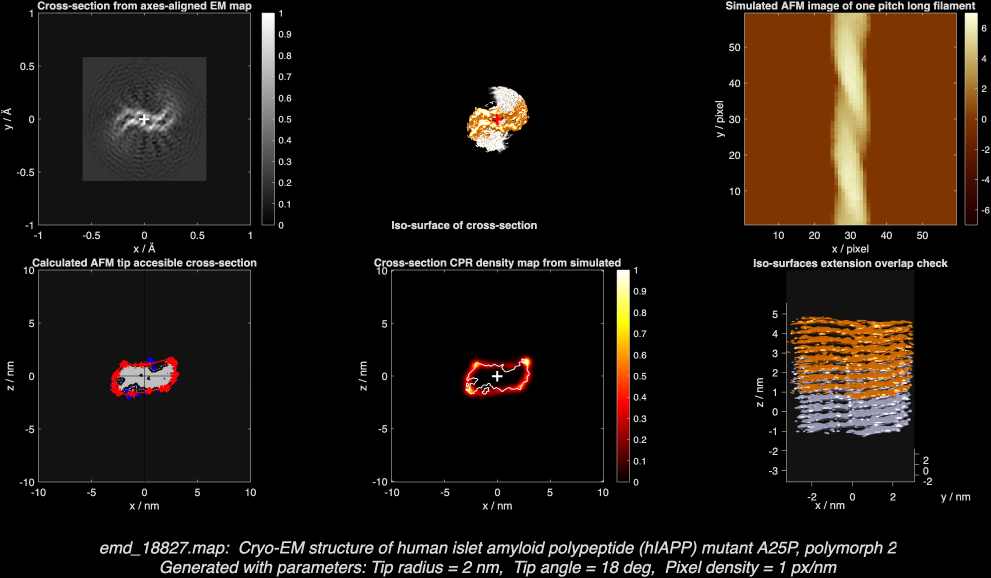
#> input picture data/multipanel_figures/emd_18827.png, 1982 x 1156 px, found by its file name (shown at 1/2 size)
$ python manual_crop.py emd_18827.png
#> lines starting #> are read from the running program, lines starting #| are printed output that depends on the picture
"""
Step 1b: Manually crop a chosen panel from a Trace_y multi-panel figure.

Use this when 01_crop_panels.py fails to detect a panel (e.g. middle panels).
The crop is defined as proportions of the image (left, top, right, bottom),
so it works for figures of any resolution.

Usage (from the repo root):
    python scripts/02_manual_crop.py emd_18827.png
    python scripts/02_manual_crop.py emd_18827.png --panel middle
    python scripts/02_manual_crop.py emd_18827.png --ratio 0.46 0.51 0.53 0.7
    python scripts/02_manual_crop.py path/to/figure.png --output-dir my_output

If the image path is not found as given, it is looked up in
data/multipanel_figures/.

Output: output/cropped_panels/emd_<id>.png
        (same folder and naming as 01_crop_panels.py, so a manual crop replaces
        a failed or unwanted automatic crop and is included in the collage)
"""

import argparse
import re
from pathlib import Path

from PIL import Image, ImageDraw, ImageFont

# -----------------------------
# PATH SETUP (relative to repo root)
# -----------------------------
REPO_ROOT = Path(__file__).resolve().parents[1]
DEFAULT_INPUT_DIR = REPO_ROOT / "data" / "multipanel_figures"
DEFAULT_OUTPUT_DIR = REPO_ROOT / "output" / "cropped_panels"

TARGET_SIZE = (400, 400)
FONT_SIZE = 18
FONT_CANDIDATES = ["Arial.ttf", "arial.ttf", "DejaVuSans.ttf"]

# Crop boxes as fractions of the image: (left, top, right, bottom)
PANEL_PRESETS = {
    "left": (0.12, 0.13, 0.17, 0.28),
    "middle": (0.46, 0.51, 0.53, 0.70),
    "right": (0.82, 0.10, 0.90, 0.30),
}
MARGIN = 0.03  # 3% buffer added around the crop box


def load_font(size=FONT_SIZE):
    """Try common fonts on macOS/Windows/Linux, fall back to Pillow's default."""
    for name in FONT_CANDIDATES:
        try:
            return ImageFont.truetype(name, size)
        except OSError:
            continue
    return ImageFont.load_default()


def resolve_image_path(image_arg, input_dir):
#> in main, img is the input picture: PIL image 1982x1156 RGB; mean R, G, B 29.3, 21.7, 15.7
#| Processing emd_18827.png, size: (1982, 1156), crop ratio: (0.82, 0.1, 0.9, 0.3)
    path = Path(image_arg)
    if path.exists():
        return path
    candidate = input_dir / image_arg
    if candidate.exists():
        return candidate
    raise SystemExit(f"Image not found: {image_arg} (also looked in {input_dir})")


def crop_panel(img, ratio, margin=MARGIN):
#> called with ratio = (0.82, 0.1, 0.9, 0.3), margin = 0.03
    width, height = img.size
#> width = 1982; height = 1156
    left = max(0, int((ratio[0] - margin) * width))
#> left = 1565
    top = max(0, int((ratio[1] - margin) * height))
#> top = 80
    right = min(width, int((ratio[2] + margin) * width))
#> right = 1843
    bottom = min(height, int((ratio[3] + margin) * height))
#> bottom = 381
    return img.crop((left, top, right, bottom))
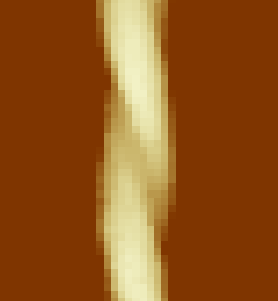
#> returned value: PIL image 278x301 RGB; mean R, G, B 146.1, 85, 28.9


def main():
    parser = argparse.ArgumentParser(description=__doc__,
                                     formatter_class=argparse.RawDescriptionHelpFormatter)
    parser.add_argument("image", help="Multi-panel figure (path, or filename in the input dir)")
    group = parser.add_mutually_exclusive_group()
    group.add_argument("--panel", choices=PANEL_PRESETS, default="right",
                       help="Preset crop box (default: right)")
    group.add_argument("--ratio", type=float, nargs=4,
                       metavar=("LEFT", "TOP", "RIGHT", "BOTTOM"),
                       help="Custom crop box as fractions of the image, e.g. 0.46 0.51 0.53 0.7")
    parser.add_argument("--input-dir", type=Path, default=DEFAULT_INPUT_DIR)
    parser.add_argument("--output-dir", type=Path, default=DEFAULT_OUTPUT_DIR)
    parser.add_argument("--show", action="store_true", help="Open the result when finished")
    args = parser.parse_args()

    ratio = tuple(args.ratio) if args.ratio else PANEL_PRESETS[args.panel]
    image_path = resolve_image_path(args.image, args.input_dir)
    args.output_dir.mkdir(parents=True, exist_ok=True)

    img = Image.open(image_path)
    print(f"Processing {image_path}, size: {img.size}, crop ratio: {ratio}")

    cropped_img = crop_panel(img, ratio).resize(TARGET_SIZE)
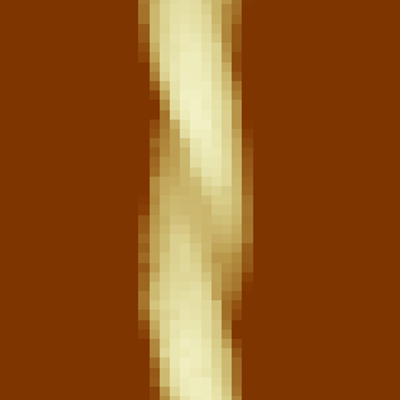
#> cropped_img: PIL image 400x400 RGB; mean R, G, B 146.1, 85, 28.9

    # Extract EMD number from filename
    match = re.search(r"(\d+)", image_path.name)
    emdb_number = match.group(1) if match else "Unknown"

    # Add label
    draw = ImageDraw.Draw(cropped_img)
    draw.text((10, 10), f"EMD-{emdb_number}", fill="white", font=load_font())

    save_path = args.output_dir / f"emd_{emdb_number}.png"
    cropped_img.save(save_path)
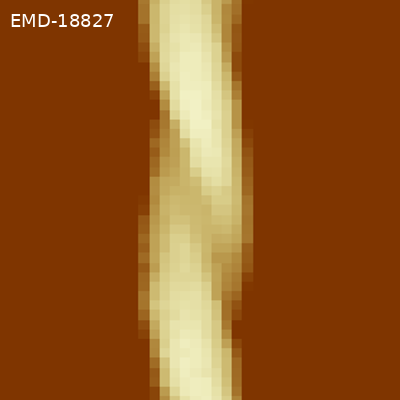
#> saved as emd_18827.png: PIL image 400x400 RGB; mean R, G, B 146.4, 85.6, 29.6
    print(f"Saved cropped image to {save_path}")

    if args.show:
        cropped_img.show()


if __name__ == "__main__":
    main()

$ run again, with data/multipanel_figures/emd_10670.png copied over data/multipanel_figures/emd_18827.png
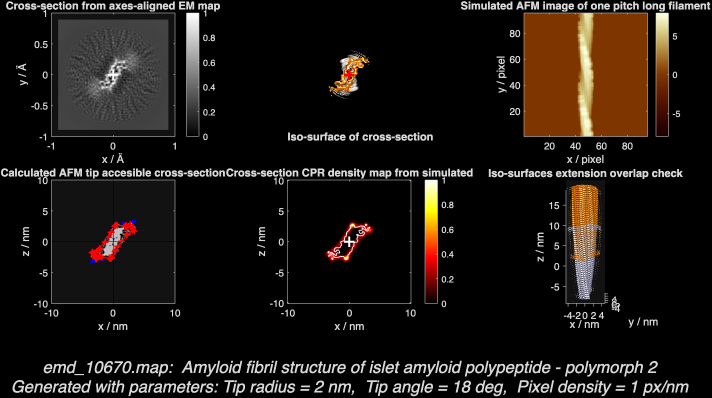
#> input picture data/multipanel_figures/emd_10670.png, 1423 x 795 px, found by its file name (shown at 1/2 size)
#> in main, img is the input picture: PIL image 1423x795 RGB; mean R, G, B 28, 22.4, 18.4
#| Processing emd_18827.png, size: (1423, 795), crop ratio: (0.82, 0.1, 0.9, 0.3)
#> in crop_panel, `return img.crop((left, top, right, bottom))`:
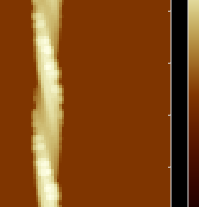
#> returned value: PIL image 199x207 RGB; mean R, G, B 129, 70.5, 21.4
#> in main, `cropped_img.save(save_path)`:
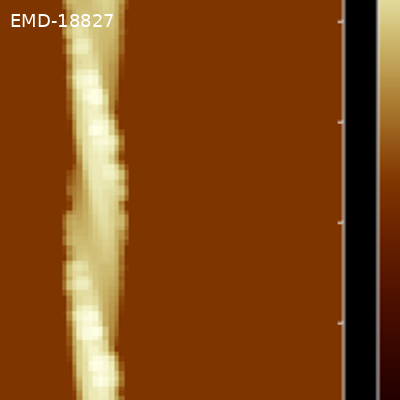
#> saved as emd_18827.png: PIL image 400x400 RGB; mean R, G, B 129.3, 70.9, 22
